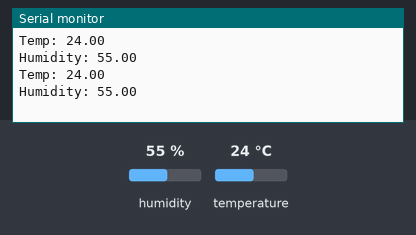
Bench run of a sketch on a simulated ESP8266 (NodeMCU). Shown: the last lines printed to the serial monitor. The inputs (shaded band) are chosen by the test bench; at power-on: humidity 55 %, temperature 24 °C. WiFi joins after 1.5 s; servers stay silent unless stated; no MQTT or app messages arrive unless stated.

Above: at 7.7 s.
7.8 s: humidity set to 22 %
At 10.3 s:
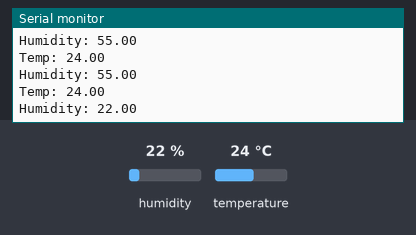
11.0 s: temperature set to 12 °C
At 12.4 s:
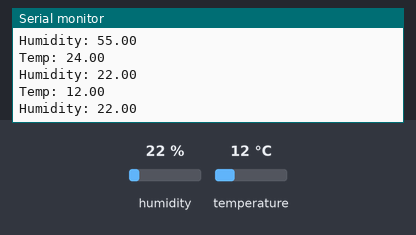
14.2 s: humidity set to 40 %
At 17.8 s:
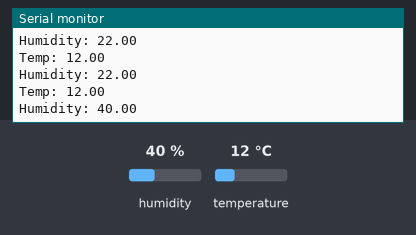
Timing chart, 0 to 19.3 s (numbered marks = the images above; inputs shaded):
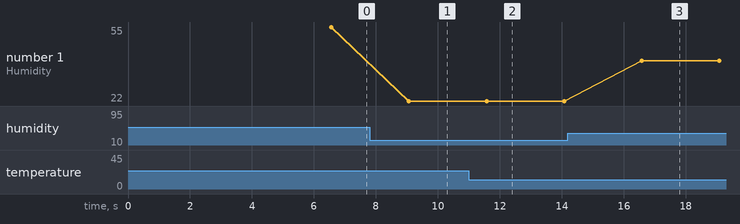

The sketch:

wificaptive.ino
```cpp
//Stuff to modify out of the gate
//WiFi.hostByName("your_mqtt.server.co.uk", MQTT_SERVER_IP);

//---------------------------------------------------------------------------


#include <FS.h>                   //this needs to be first, or it all crashes and burns...
#include <ESP8266WiFi.h>          //https://github.com/esp8266/Arduino
#include <DNSServer.h>
#include <ESP8266WebServer.h>
#include <WiFiManager.h>          //https://github.com/tzapu/WiFiManager
#include <PubSubClient.h>
#include <DHT.h>
#include <OneWire.h>

#define D0   16     //WAKE  =>  16
#define D1    5     //IOS   =>  5
#define D2    4     //=>  4
#define D3    0     //=>  0
#define D4    2     //=>  2
#define D5   14     //CLK   =>  14
#define D6   12     //MISO  =>  12
#define D7   13     //MOSI  =>  13
#define D8   15     //CS    =>  15
#define D9    3     //RX    =>  3

#define DHTTYPE         DHT22

#define DHTDATAPIN      D2                        //Orange Wire
#define OneWireBus_Pin  D1                        //Yellow Wire
#define MQTT_VERSION    MQTT_VERSION_3_1_1
const PROGMEM uint16_t  MQTT_SERVER_PORT          = 1883;
const PROGMEM char*     MQTT_SERVER_ID            = "some.mqtt.broker.somewhere.com";
const PROGMEM char*     MQTT_CLIENT_ID            = "espSense";
const PROGMEM char*     MQTT_USER                 = "jon";
const PROGMEM char*     MQTT_PASSWORD             = "jon";
const char*             MQTT_HUMIDITY_TOPIC       = "sensor/house/humid";
const char*             MQTT_TEMPERATURE_TOPIC    = "sensor/house/temp";

const PROGMEM char*     WIFI_SSID                 = "Guest";
const PROGMEM char*     WIFI_PASS                 = "Guest";

boolean                 fDebug                    = true;
float                   temp                      = 0.0;
float                   hum                       = 0.0;
int                     sleepTimeS                = 900000000;

DHT dht(DHTDATAPIN, DHTTYPE);
OneWire ds(OneWireBus_Pin);  // on digital pin 2
WiFiClient espClient;
PubSubClient client(espClient);
IPAddress MQTT_SERVER_IP;


//---------------------------------------------------------------------------
void ConfigHardware(){

  //serial setup if in debug mode
    if ( fDebug == true ) {
      Serial.begin(115200);
      Serial.println();
    }

  //1 wire based sensor startup
    dht.begin();

  //blocking for sensor startup
    if ( fDebug == true ) {
      Serial.println("Calibrating Sensor");
      for( int x = 0; x < 5; x++){
        Serial.print(".");
        delay(1000);
      }
      Serial.println();
    }

  //set MQQT route (?)
    client.setServer(MQTT_SERVER_IP, MQTT_SERVER_PORT);
}

//---------------------------------------------------------------------------
//print out debug info based on passed in string value and debug flag.
void Debugger(char strMessage, char strValue) {
  if ( strValue == NULL ) {
    if ( fDebug == true ) {Serial.println(strMessage);}
  }else{
    if ( fDebug == true ) {
      Serial.print(strMessage);
      Serial.println(strValue);
    }
  }
}

//---------------------------------------------------------------------------
void reconnect() {
// Loop until we're reconnected
  while (!client.connected()) {
    if ( fDebug == true ) {Serial.print("INFO: Attempting MQTT connection...");}
    // Attempt to connect
    if (client.connect(MQTT_CLIENT_ID, MQTT_USER, MQTT_PASSWORD)) {
      if ( fDebug == true ) {Serial.println("INFO: connected");}
    } else {
      if ( fDebug == true ) {
        Serial.print("ERROR: failed, rc=");
        Serial.print(client.state());
        Serial.println("DEBUG: try again in 5 seconds");
        delay(5000);
      }
    }
  }
}

//---------------------------------------------------------------------------
void setup() {

//turn on the sensor
  ConfigHardware();

//get an object to interact with wifi
WiFiManager wifiManager;

//(where does this function resolve to?)

  wifi_station_set_hostname(WIFI_SSID);

//debug settings for wifi based on the debug flag
  if ( fDebug == true ) {
    wifiManager.setDebugOutput(true);
  }else{
    wifiManager.setDebugOutput(false);
  }

//not jm  //reset settings - for testing
//not jm  //wifiManager.resetSettings();

//force and auto-reconnect?
  if (!wifiManager.autoConnect(WIFI_SSID)) {
    delay(3000);
    ESP.reset();
  }

//not sure where WiFi object is coming from?
  WiFi.hostByName(MQTT_SERVER_ID, MQTT_SERVER_IP);

//debug -- does client.setServer belong inside this block?
  if ( fDebug == true ) {
    Serial.print("MQTT_SERVER_IP: ");
    Serial.println(MQTT_SERVER_IP);
    client.setServer(MQTT_SERVER_IP , MQTT_SERVER_PORT);
  }

//connect if not already
  if (!client.connected()) {
    reconnect();
  }

//grab some data from the sensor - is this properly handled or a memory leak?
//float temp = dht.readTemperature();
//float hum = dht.readHumidity();
temp = dht.readTemperature();
hum = dht.readHumidity();

//serial it out if fDebug
  if ( fDebug == true ) {
    Serial.print("Temp: ");
    Serial.println(temp);
    Serial.print("Humidity: ");
    Serial.println(hum);
    Serial.println();
  }

  //publish it on the bus
  client.publish(MQTT_TEMPERATURE_TOPIC, String(temp).c_str(), true);
  client.publish(MQTT_HUMIDITY_TOPIC, String(hum).c_str(), true);

/*
  float waterTemp = getTemp();
  if ( fDebug == true ) {
    Serial.print("DBS180 Temp: ");
    Serial.println(waterTemp);
  }
  client.publish(MQTT_AQUARIUM_TOPIC,String(waterTemp).c_str(), true);
  delay(1000);
  client.loop();

  if ( fDebug == true ) {Serial.println("Entering deepSleep for 15 minutes");}
*/

//deepSleep is not helpful for initial setup
//ESP.deepSleep(sleepTimeS);

}


//---------------------------------------------------------------------------
/*

//sensor read and convert code.
float getTemp(){
  //returns the temperature from one DS18S20 in DEG Celsius
  byte data[12];
  byte addr[8];
  byte i;
  byte present = 0;
  byte type_s;
  float celsius, fahrenheit;

  if ( !ds.search(addr)) {
      //no more sensors on chain, reset search
      if ( fDebug == true ) {Serial.println("No sensors found");}
      ds.reset_search();
      delay(250);
      return -1000;
  }

  if ( OneWire::crc8( addr, 7) != addr[7]) {
      if ( fDebug == true ) {Serial.println("CRC is not valid!");}
      return -1000;
  }

  switch (addr[0]) {
    case 0x10:
      if ( fDebug == true ) {Serial.println("  Chip = DS18S20");}  // or old DS1820}
      type_s = 1;
      break;
    case 0x28:
      if ( fDebug == true ) {Serial.println("  Chip = DS18B20");}
      type_s = 0;
      break;
    case 0x22:
      if ( fDebug == true ) {Serial.println("  Chip = DS1822");}
      type_s = 0;
      break;
    default:
      if ( fDebug == true ) {Serial.println("Device is not a DS18x20 family device.");}
      return -1000;
  }

  ds.reset();
  ds.select(addr);
  ds.write(0x44,1); // start conversion, with parasite power on at the end
  delay(1000);

  present = ds.reset();
  ds.select(addr);
  ds.write(0xBE); // Read Scratchpad
  if ( fDebug == true ) {
    Serial.print("  Data = ");
    Serial.print(present, HEX);
    Serial.println(" ");
  }
  for (int i = 0; i < 9; i++) { // we need 9 bytes
    data[i] = ds.read();
  }
  if ( fDebug == true ) {
    Serial.print(" CRC=");
    Serial.print(OneWire::crc8(data, 8), HEX);
    Serial.println();
  }
 int16_t raw = (data[1] << 8) | data[0];
  if (type_s) {
    raw = raw << 3; // 9 bit resolution default
    if (data[7] == 0x10) {
      // "count remain" gives full 12 bit resolution
      raw = (raw & 0xFFF0) + 12 - data[6];
    }
  } else {
    byte cfg = (data[4] & 0x60);
    // at lower res, the low bits are undefined, so let's zero them
    if (cfg == 0x00) raw = raw & ~7;  // 9 bit resolution, 93.75 ms
    else if (cfg == 0x20) raw = raw & ~3; // 10 bit res, 187.5 ms
    else if (cfg == 0x40) raw = raw & ~1; // 11 bit res, 375 ms
    //// default is 12 bit resolution, 750 ms conversion time
  }
  celsius = (float)raw / 16.0;
  //byte MSB = data[1];
  //byte LSB = data[0];

  //float tempRead = ((MSB << 8) | LSB); //using two's compliment
  //float TemperatureSum = tempRead / 16;
  //
  return (celsius);

}
*/

void loop() {
//this is in the main event loop, for interactive debugging etc.

//grab some data from the sensor
    temp = dht.readTemperature();
    hum = dht.readHumidity();
    Serial.print("Temp: ");
    Serial.println(temp);
    Serial.print("Humidity: ");
    Serial.println(hum);
    Serial.println();
    delay(2500);


//No code in here as we are putting the ESP into deepsleep and waking every 15 minutes
  //so we save power and can run off of battery if needs be
}
```

Measured:
- after the input at 7.8 s, the serial monitor: prints a new line after 1.3 s (image 1)
- after the input at 11.0 s, the serial monitor: prints a new line after 0.57 s (image 2)
- after the input at 14.2 s, the serial monitor: prints a new line after 2.4 s (image 3)
- plotted number 1: 55 → 22 after the input at 7.8 s, 22 → 40 after the input at 14.2 s
